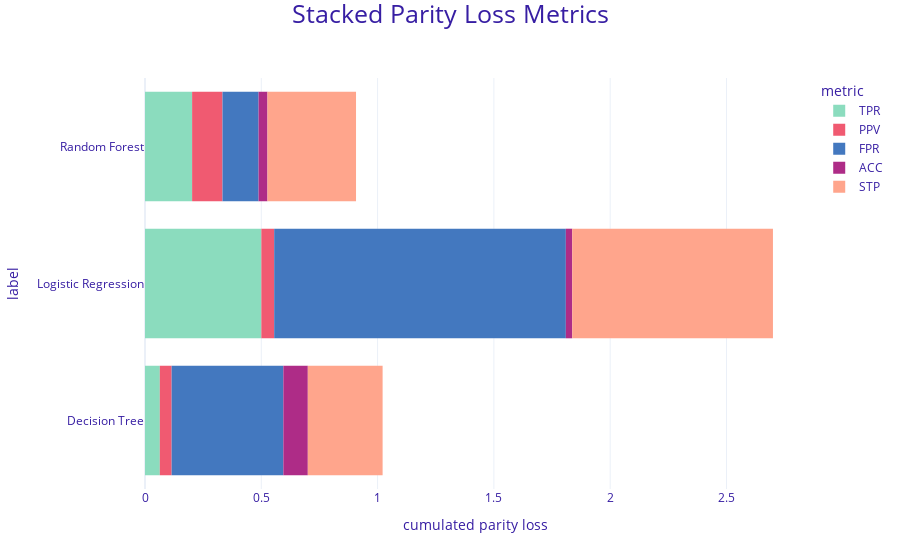

The code cell stored with this chart in its notebook:
### Markdown cell above
We evaluate the cumulated parity representing the previous metrics in a stacked bar plot. The cumulated parity is the sum of the absolute values of the differences between the privileged and unprivileged groups for each metric. The cumulated parity is a measure of the overall fairness of the model.

### Code cell
mf_tree.plot(objects=[mf_logreg, mf_forest], type='stacked')

### Figure 1 — Plotly figure (JSON) as saved in the notebook; plotly's stock layout.template omitted (floating-point values rounded to 4 significant figures)
{"data": [{"alignmentgroup": "True", "customdata": [[0.064, "TPR"], [0.5, "TPR"], [0.203, "TPR"]], "hovertemplate": "<b>%{label}</b><br>Metric: %{customdata[1]}<br>Parity loss: %{customdata[0]}<br><extra></extra>", "legendgroup": "TPR", "marker": {"color": "#8bdcbe", "line": {"width": 0}, "pattern": {"shape": ""}}, "name": "TPR", "offsetgroup": "TPR", "orientation": "h", "showlegend": true, "textposition": "auto", "type": "bar", "x": [0.06378, 0.5002, 0.2026], "xaxis": "x", "y": ["Decision Tree", "Logistic Regression", "Random Forest"], "yaxis": "y"}, {"alignmentgroup": "True", "customdata": [[0.051, "PPV"], [0.055, "PPV"], [0.131, "PPV"]], "hovertemplate": "<b>%{label}</b><br>Metric: %{customdata[1]}<br>Parity loss: %{customdata[0]}<br><extra></extra>", "legendgroup": "PPV", "marker": {"color": "#f05a71", "line": {"width": 0}, "pattern": {"shape": ""}}, "name": "PPV", "offsetgroup": "PPV", "orientation": "h", "showlegend": true, "textposition": "auto", "type": "bar", "x": [0.05074, 0.05514, 0.1306], "xaxis": "x", "y": ["Decision Tree", "Logistic Regression", "Random Forest"], "yaxis": "y"}, {"alignmentgroup": "True", "customdata": [[0.48, "FPR"], [1.254, "FPR"], [0.155, "FPR"]], "hovertemplate": "<b>%{label}</b><br>Metric: %{customdata[1]}<br>Parity loss: %{customdata[0]}<br><extra></extra>", "legendgroup": "FPR", "marker": {"color": "#4378bf", "line": {"width": 0}, "pattern": {"shape": ""}}, "name": "FPR", "offsetgroup": "FPR", "orientation": "h", "showlegend": true, "textposition": "auto", "type": "bar", "x": [0.4803, 1.254, 0.1551], "xaxis": "x", "y": ["Decision Tree", "Logistic Regression", "Random Forest"], "yaxis": "y"}, {"alignmentgroup": "True", "customdata": [[0.105, "ACC"], [0.027, "ACC"], [0.038, "ACC"]], "hovertemplate": "<b>%{label}</b><br>Metric: %{customdata[1]}<br>Parity loss: %{customdata[0]}<br><extra></extra>", "legendgroup": "ACC", "marker": {"color": "#ae2c87", "line": {"width": 0}, "pattern": {"shape": ""}}, "name": "ACC", "offsetgroup": "ACC", "orientation": "h", "showlegend": true, "textposition": "auto", "type": "bar", "x": [0.1052, 0.0274, 0.03822], "xaxis": "x", "y": ["Decision Tree", "Logistic Regression", "Random Forest"], "yaxis": "y"}, {"alignmentgroup": "True", "customdata": [[0.322, "STP"], [0.863, "STP"], [0.381, "STP"]], "hovertemplate": "<b>%{label}</b><br>Metric: %{customdata[1]}<br>Parity loss: %{customdata[0]}<br><extra></extra>", "legendgroup": "STP", "marker": {"color": "#ffa58c", "line": {"width": 0}, "pattern": {"shape": ""}}, "name": "STP", "offsetgroup": "STP", "orientation": "h", "showlegend": true, "textposition": "auto", "type": "bar", "x": [0.3216, 0.863, 0.3808], "xaxis": "x", "y": ["Decision Tree", "Logistic Regression", "Random Forest"], "yaxis": "y"}], "layout": {"barmode": "relative", "font": {"color": "#371ea3"}, "legend": {"title": {"text": "metric"}, "tracegroupgap": 0}, "margin": {"b": 71, "r": 30, "t": 78}, "title": {"font": {"size": 25}, "text": "Stacked Parity Loss Metrics", "x": 0.5, "y": 0.99}, "xaxis": {"anchor": "y", "domain": [0, 1], "title": {"text": "cumulated parity loss"}}, "yaxis": {"anchor": "x", "domain": [0, 1], "showgrid": false, "title": {"text": "label"}, "zeroline": false}}}
